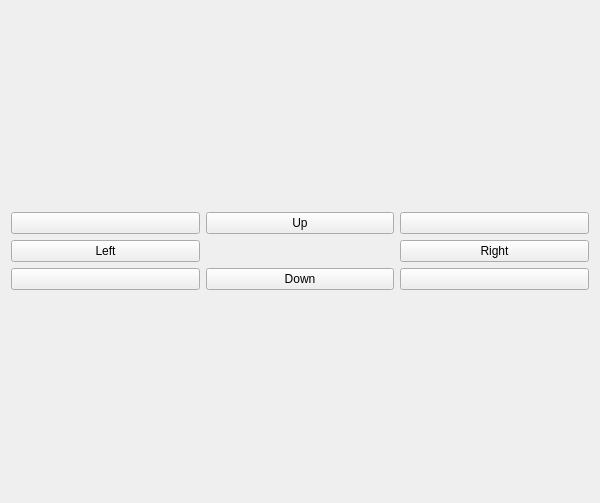
<?xml version="1.0" encoding="UTF-8"?>
<ui version="4.0">
 <class>ControlBtns</class>
 <widget class="QWidget" name="ControlBtns">
  <property name="geometry">
   <rect>
    <x>0</x>
    <y>0</y>
    <width>600</width>
    <height>503</height>
   </rect>
  </property>
  <property name="sizePolicy">
   <sizepolicy hsizetype="Preferred" vsizetype="Preferred">
    <horstretch>0</horstretch>
    <verstretch>0</verstretch>
   </sizepolicy>
  </property>
  <property name="minimumSize">
   <size>
    <width>190</width>
    <height>190</height>
   </size>
  </property>
  <property name="windowTitle">
   <string>ControlBtns</string>
  </property>
  <layout class="QVBoxLayout" name="verticalLayout">
   <item>
    <layout class="QGridLayout" name="gridLayout">
     <item row="1" column="2">
      <widget class="QPushButton" name="right">
       <property name="text">
        <string>Right</string>
       </property>
      </widget>
     </item>
     <item row="1" column="0">
      <widget class="QPushButton" name="left">
       <property name="text">
        <string>Left</string>
       </property>
      </widget>
     </item>
     <item row="2" column="1">
      <widget class="QPushButton" name="down">
       <property name="text">
        <string>Down</string>
       </property>
      </widget>
     </item>
     <item row="0" column="0">
      <widget class="QPushButton" name="upLeft">
       <property name="text">
        <string/>
       </property>
      </widget>
     </item>
     <item row="0" column="2">
      <widget class="QPushButton" name="upRight">
       <property name="text">
        <string/>
       </property>
      </widget>
     </item>
     <item row="0" column="1">
      <widget class="QPushButton" name="up">
       <property name="sizePolicy">
        <sizepolicy hsizetype="Minimum" vsizetype="Fixed">
         <horstretch>0</horstretch>
         <verstretch>0</verstretch>
        </sizepolicy>
       </property>
       <property name="text">
        <string>Up</string>
       </property>
      </widget>
     </item>
     <item row="2" column="0">
      <widget class="QPushButton" name="downLeft">
       <property name="text">
        <string/>
       </property>
      </widget>
     </item>
     <item row="2" column="2">
      <widget class="QPushButton" name="downRight">
       <property name="text">
        <string/>
       </property>
      </widget>
     </item>
    </layout>
   </item>
  </layout>
 </widget>
 <layoutdefault spacing="6" margin="11"/>
 <resources/>
 <connections/>
</ui>
